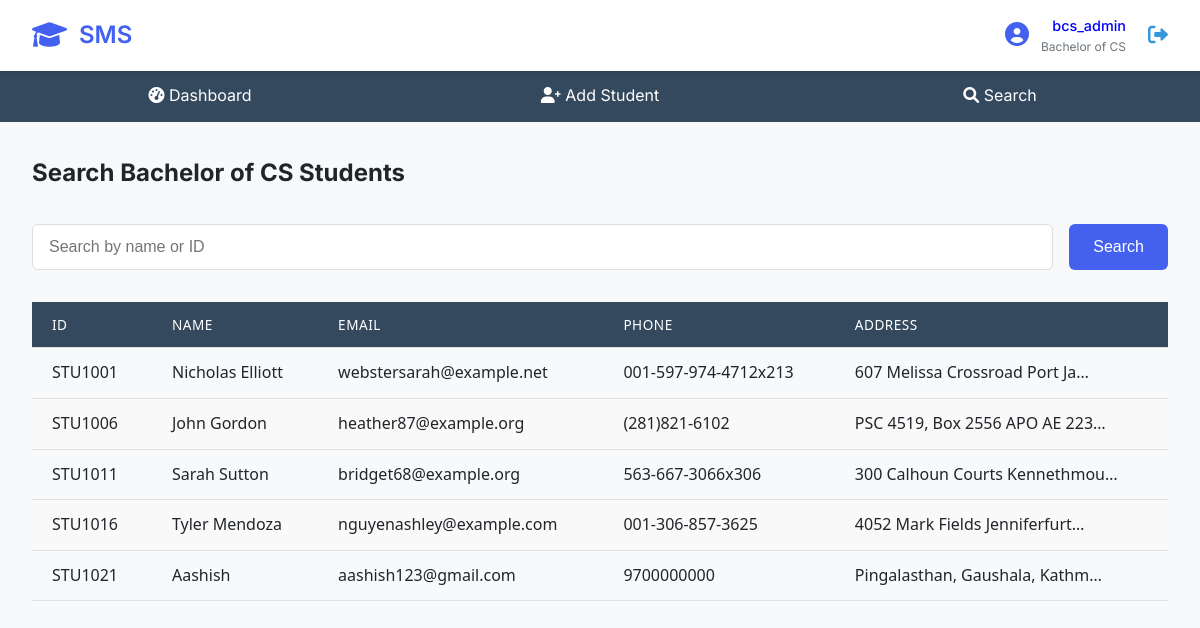
Screenshot of /students/search/ (signed in) with the database file from the repository.
### students/models.py (models this page shows, shortened)
class DepartmentAdmin(AbstractUser):
    DEPARTMENTS = [
        ('BIT', 'Bachelor of IT'),
        ('BCS', 'Bachelor of CS'),
        ('BCA', 'Bachelor of CA'),
        ('CSIT', 'Bachelor of IT'),
        ('BHM', 'Bachelor of HM'),
    ]
    department = models.CharField(max_length=10, choices=DEPARTMENTS)

class Student(models.Model):
    student_id = models.CharField(max_length=20, unique=True)
    name = models.CharField(max_length=100)
    department = models.CharField(max_length=10, choices=DepartmentAdmin.DEPARTMENTS)
    address = models.TextField()
    email = models.EmailField()
    phone = models.CharField(max_length=15)
    created_by = models.ForeignKey(DepartmentAdmin, on_delete=models.CASCADE)

### students/views.py (the view)
# urls.py: path('students/search/', views.search_students, name='search'),
@login_required
def search_students(request):
    query = request.GET.get('q', '')
    students = Student.objects.filter(department=request.user.department)
    if query:
        students = students.filter(name__icontains=query) | students.filter(student_id__icontains=query)
    return render(request, 'students/search.html', {
        'students': students,
        'query': query,
        'department': request.user.get_department_display(),
    })

### students/templates/students/search.html (shortened to what this page needs)
{% extends "students/base.html" %}
{% block content %}
<div class="search-container">
    <h2>Search {{ user.get_department_display }} Students</h2>
    <form method="get" class="search-form">
        <input type="text" name="q" placeholder="Search by name or ID" value="{{ query }}">
        <button type="submit" class="btn">Search</button>
    </form>
    {% if students %}
    <table>
        <thead>
            <tr>
                <th>ID</th>
                <th>Name</th>
                <th>Email</th>
                <th>Phone</th>
                <th>Address</th>
            </tr>
        </thead>
        <tbody>
            {% for student in students %}
            <tr>
                <td>{{ student.student_id }}</td>
                <td>{{ student.name }}</td>
                <td>{{ student.email }}</td>
                <td>{{ student.phone }}</td>
                <td>{{ student.address|truncatechars:30 }}</td>
            </tr>
            {% endfor %}
        </tbody>
    </table>
    {% else %}
    <p>No students found matching your search.</p>
    {% endif %}
</div>
{% endblock %}

### students/templates/students/base.html (shortened to what this page needs)
<!DOCTYPE html>
<html lang="en">
<head>
    <link rel="stylesheet" href="/static/css/style.css">
    <link rel="stylesheet" href="https://cdnjs.cloudflare.com/ajax/libs/font-awesome/6.0.0/css/all.min.css">
</head>
<body>
    <div class="app-container">
        <header class="app-header">
            <div class="header-content">
                <div class="logo">
                    <i class="fas fa-graduation-cap"></i>
                    <h1>SMS</h1>
                </div>
                {% if user.is_authenticated %}
                <div class="user-info">
                    <div class="user-avatar">
                        <i class="fas fa-user-circle"></i>
                    </div>
                    <div class="user-details">
                        <span class="username">{{ user.username }}</span>
                        <span class="department">{{ user.get_department_display }}</span>
                    </div>
                    <a href="{% url 'logout' %}" class="logout-btn">
                        <i class="fas fa-sign-out-alt"></i>
                    </a>
                </div>
                {% endif %}
            </div>
        </header>
        {% if user.is_authenticated %}
        <nav class="app-nav">
            <ul>
                <li>
                    <a href="{% url 'dashboard' %}" class="nav-link">
                        <i class="fas fa-tachometer-alt"></i>
                        <span>Dashboard</span>
                    </a>
                </li>
                <li>
                    <a href="{% url 'add_student' %}" class="nav-link">
                        <i class="fas fa-user-plus"></i>
                        <span>Add Student</span>
                    </a>
                </li>
                <li>
                    <a href="{% url 'search' %}" class="nav-link">
                        <i class="fas fa-search"></i>
                        <span>Search</span>
                    </a>
                </li>
            </ul>
        </nav>
        {% endif %}
        <main class="app-main">
            {% block content %}{% endblock %}
        </main>
    </div>
</body>
</html>

### static/css/style.css (style rules this page uses)
:root { --primary: #4361ee; --primary-dark: #3a56d4; --secondary: #3f37c9; --accent: #4895ef; --danger: #f72585; --success: #4cc9f0; --warning: #f8961e; --light: #f8f9fa; --dark: #212529; --gray: #6c757d; --white: #ffffff; --shadow-sm: 0 1px 2px rgba(0,0,0,0.1); --shadow-md: 0 4px 6px rgba(0,0,0,0.1); --shadow-lg: 0 10px 15px rgba(0,0,0,0.1); --radius-sm: 4px; --radius-md: 8px; --radius-lg: 12px; --transition: all 0.3s ease; }
body { font-family: 'Inter', sans-serif; margin: 0; padding: 0; line-height: 1.6; color: var(--dark); background-color: var(--light); }
.app-header { background: var(--white); box-shadow: var(--shadow-md); position: sticky; top: 0; z-index: 100; display: flex; justify-content: space-between; align-items: center; padding: 0 2rem; }
.header-content { display: flex; justify-content: space-between; align-items: center; width: 100%; max-width: 1400px; margin: 0 auto; }
.logo { display: flex; align-items: center; gap: 0.75rem; color: var(--primary); }
.logo i { font-size: 1.75rem; }
.logo h1 { font-size: 1.5rem; font-weight: 600; }
.user-info { display: flex; align-items: center; gap: 0.75rem; }
.user-avatar { font-size: 1.5rem; color: var(--primary); }
.user-details { display: flex; flex-direction: column; align-items: flex-end; }
.username { font-weight: 500; font-size: 0.9rem; }
.department { font-size: 0.75rem; color: var(--gray); }
.logout-btn { color: var(--gray); font-size: 1.25rem; transition: var(--transition); margin-left: 1rem; }
nav { background: #34495e; padding: 0; }
nav ul { display: flex; list-style: none; margin: 0; padding: 0; }
nav li { flex: 1; }
nav a { color: white; text-decoration: none; display: block; padding: 0.8rem 1rem; text-align: center; transition: background-color 0.3s ease; }
.user-info { font-size: 0.9rem; color: blue; margin-left: auto; display: flex; align-items: center; }
.user-info a { color: #3498db; text-decoration: none; margin-left: 10px; }
table { width: 100%; border-collapse: collapse; font-family: 'Segoe UI', Tahoma, Geneva, Verdana, sans-serif; }
th, td { padding: 0.75rem 1.25rem; text-align: left; border-bottom: 1px solid #e0e0e0; }
th { background: #34495e; color: white; position: sticky; top: 0; font-weight: 500; text-transform: uppercase; font-size: 0.85rem; letter-spacing: 0.5px; }
tr:nth-child(even) { background: #f9f9f9; }
th:nth-child(1), td:nth-child(1) { width: 80px; }
.search-container { max-width: 1200px; margin: 2rem auto; padding: 0 2rem; }
.search-form { display: flex; gap: 1rem; margin: 2rem 0; }
.search-form input[type="text"] { flex: 1; padding: 0.8rem 1rem; border: 1px solid #ddd; border-radius: 6px; font-size: 1rem; min-width: 300px; }
.search-form .btn { background: #4361ee; color: white; padding: 0.8rem 1.5rem; border: none; border-radius: 6px; font-weight: 500; cursor: pointer; transition: background 0.3s; }
input, select, textarea { padding: 0.75rem; border: 1px solid black; border-radius: 4px; font-size: 1rem; width: 100%; box-sizing: border-box; }
.btn { padding: 0.75rem 1.5rem; border: none; border-radius: 4px; font-size: 1rem; cursor: pointer; transition: all 0.3s ease; }
.btn[type="submit"] { background: #4361ee; color: white; }

### rows the page displays
DepartmentAdmin: username "bcs_admin", department "Bachelor of CS"
Student: student_id "STU1001", name "Nicholas Elliott", email "webstersarah@example.net", phone "001-597-974-4712x213", address "607 Melissa Crossroad Port Ja…"
Student: student_id "STU1006", name "John Gordon", email "heather87@example.org", phone "(281)821-6102", address "PSC 4519, Box 2556 APO AE 223…"
Student: student_id "STU1011", name "Sarah Sutton", email "bridget68@example.org", phone "563-667-3066x306", address "300 Calhoun Courts Kennethmou…"
Student: student_id "STU1016", name "Tyler Mendoza", email "nguyenashley@example.com", phone "001-306-857-3625", address "4052 Mark Fields Jenniferfurt…"
Student: student_id "STU1021", name "Aashish", email "aashish123@gmail.com", phone "9700000000", address "Pingalasthan, Gaushala, Kathm…"
